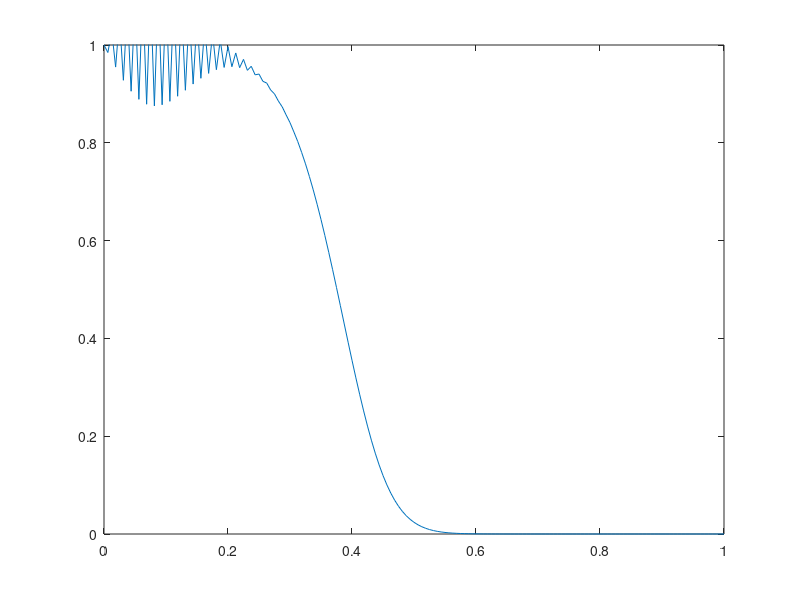

This chart was generated by the following MATLAB code:
%Finite Difference Heat Equation - Scalar Implementation
clc
close all


f = @(x) 1./exp((10*(sqrt(10)/3).*x+1).^2);

%Experiment 1
%dx = 0.05;
%dt = 0.00125;

%Experiment 2
%dx = 0.025;
%dt = 0.0003125;

%Experiment 3
%dx = 0.0125;
%dt = 0.000078125;

%Experiment 4
dx = 0.00625;
dt = 0.0000195313;

xs = 0:dx:1;
plot(xs,f(xs));

time = 0:dt:0.005;
T = length(time);
p = 2000;
R = (dt)/(dx^2);

u = f(xs);
u(1) = 1;
u(end) = 0;

for n = 1:T
    old = u;
    u(2:end-1) = old(2:end-1) + R*(old(3:end)-2*old(2:end-1)+old(1:end-2));
    u(2:end-1) = u(2:end-1) + p*dt*old(2:end-1).*(ones(1,length(xs)-2)-old(2:end-1));
    %Plot
    figure(1);
    plot(xs,u);
    axis([0,1,0,1])
    pause(0.001);
end

hold off

